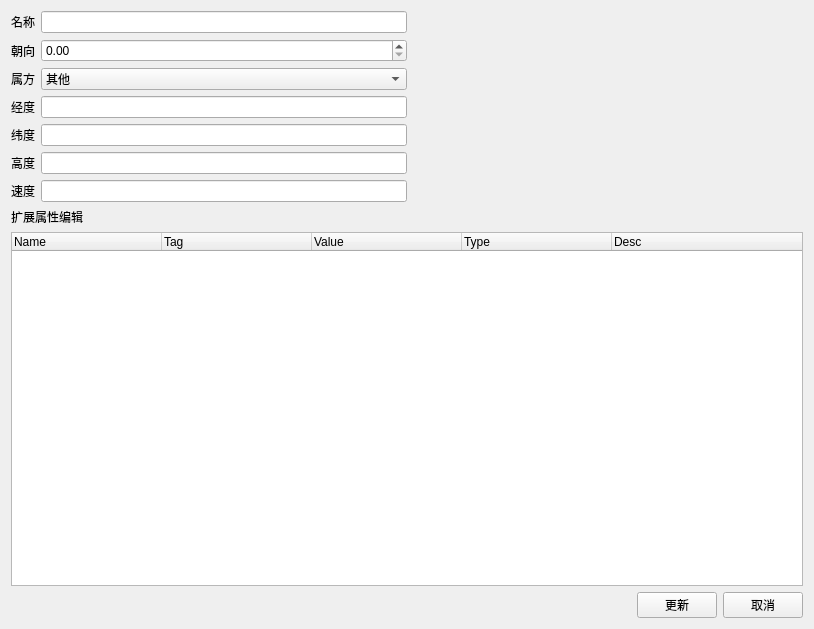
<?xml version="1.0" encoding="UTF-8"?>
<ui version="4.0">
 <class>ByyEntObjEditWidget</class>
 <widget class="QWidget" name="ByyEntObjEditWidget">
  <property name="geometry">
   <rect>
    <x>0</x>
    <y>0</y>
    <width>814</width>
    <height>629</height>
   </rect>
  </property>
  <property name="windowTitle">
   <string>实体编辑</string>
  </property>
  <layout class="QVBoxLayout" name="verticalLayout_2">
   <item>
    <layout class="QHBoxLayout" name="horizontalLayout_2">
     <item>
      <layout class="QVBoxLayout" name="verticalLayout">
       <item>
        <layout class="QFormLayout" name="formLayout">
         <item row="0" column="0">
          <widget class="QLabel" name="label">
           <property name="text">
            <string>名称</string>
           </property>
          </widget>
         </item>
         <item row="0" column="1">
          <widget class="QLineEdit" name="nameEdit"/>
         </item>
         <item row="1" column="0">
          <widget class="QLabel" name="label_2">
           <property name="text">
            <string>朝向</string>
           </property>
          </widget>
         </item>
         <item row="1" column="1">
          <widget class="QDoubleSpinBox" name="headingSpinBox">
           <property name="maximum">
            <double>360.000000000000000</double>
           </property>
          </widget>
         </item>
         <item row="2" column="0">
          <widget class="QLabel" name="label_6">
           <property name="text">
            <string>属方</string>
           </property>
          </widget>
         </item>
         <item row="2" column="1">
          <widget class="QComboBox" name="sideComboBox">
           <item>
            <property name="text">
             <string>其他</string>
            </property>
           </item>
           <item>
            <property name="text">
             <string>红方</string>
            </property>
           </item>
           <item>
            <property name="text">
             <string>蓝方</string>
            </property>
           </item>
           <item>
            <property name="text">
             <string>中立</string>
            </property>
           </item>
          </widget>
         </item>
        </layout>
       </item>
       <item>
        <layout class="QFormLayout" name="formLayout_2">
         <item row="0" column="0">
          <widget class="QLabel" name="label_3">
           <property name="text">
            <string>经度</string>
           </property>
          </widget>
         </item>
         <item row="0" column="1">
          <widget class="QLineEdit" name="lonEdit"/>
         </item>
         <item row="1" column="0">
          <widget class="QLabel" name="label_4">
           <property name="text">
            <string>纬度</string>
           </property>
          </widget>
         </item>
         <item row="1" column="1">
          <widget class="QLineEdit" name="latEdit"/>
         </item>
         <item row="2" column="0">
          <widget class="QLabel" name="label_5">
           <property name="text">
            <string>高度</string>
           </property>
          </widget>
         </item>
         <item row="2" column="1">
          <widget class="QLineEdit" name="altEdit"/>
         </item>
         <item row="3" column="0">
          <widget class="QLabel" name="label_8">
           <property name="text">
            <string>速度</string>
           </property>
          </widget>
         </item>
         <item row="3" column="1">
          <widget class="QLineEdit" name="speedEdit"/>
         </item>
        </layout>
       </item>
      </layout>
     </item>
     <item>
      <spacer name="horizontalSpacer_2">
       <property name="orientation">
        <enum>Qt::Horizontal</enum>
       </property>
       <property name="sizeHint" stdset="0">
        <size>
         <width>40</width>
         <height>20</height>
        </size>
       </property>
      </spacer>
     </item>
    </layout>
   </item>
   <item>
    <widget class="QLabel" name="label_7">
     <property name="text">
      <string>扩展属性编辑</string>
     </property>
    </widget>
   </item>
   <item>
    <widget class="QTreeWidget" name="treeWidget">
     <property name="indentation">
      <number>10</number>
     </property>
     <attribute name="headerDefaultSectionSize">
      <number>150</number>
     </attribute>
     <column>
      <property name="text">
       <string>Name</string>
      </property>
     </column>
     <column>
      <property name="text">
       <string>Tag</string>
      </property>
     </column>
     <column>
      <property name="text">
       <string>Value</string>
      </property>
     </column>
     <column>
      <property name="text">
       <string>Type</string>
      </property>
     </column>
     <column>
      <property name="text">
       <string>Desc</string>
      </property>
     </column>
    </widget>
   </item>
   <item>
    <layout class="QHBoxLayout" name="horizontalLayout">
     <item>
      <spacer name="horizontalSpacer">
       <property name="orientation">
        <enum>Qt::Horizontal</enum>
       </property>
       <property name="sizeHint" stdset="0">
        <size>
         <width>40</width>
         <height>20</height>
        </size>
       </property>
      </spacer>
     </item>
     <item>
      <widget class="QPushButton" name="updateButton">
       <property name="text">
        <string>更新</string>
       </property>
      </widget>
     </item>
     <item>
      <widget class="QPushButton" name="cancelButton">
       <property name="text">
        <string>取消</string>
       </property>
      </widget>
     </item>
    </layout>
   </item>
  </layout>
 </widget>
 <layoutdefault spacing="6" margin="11"/>
 <resources/>
 <connections>
  <connection>
   <sender>updateButton</sender>
   <signal>clicked()</signal>
   <receiver>ByyEntObjEditWidget</receiver>
   <slot>updateObj()</slot>
   <hints>
    <hint type="sourcelabel">
     <x>126</x>
     <y>279</y>
    </hint>
    <hint type="destinationlabel">
     <x>216</x>
     <y>227</y>
    </hint>
   </hints>
  </connection>
  <connection>
   <sender>cancelButton</sender>
   <signal>clicked()</signal>
   <receiver>ByyEntObjEditWidget</receiver>
   <slot>cancel()</slot>
   <hints>
    <hint type="sourcelabel">
     <x>236</x>
     <y>273</y>
    </hint>
    <hint type="destinationlabel">
     <x>271</x>
     <y>252</y>
    </hint>
   </hints>
  </connection>
 </connections>
 <slots>
  <slot>updateObj()</slot>
  <slot>cancel()</slot>
 </slots>
</ui>
